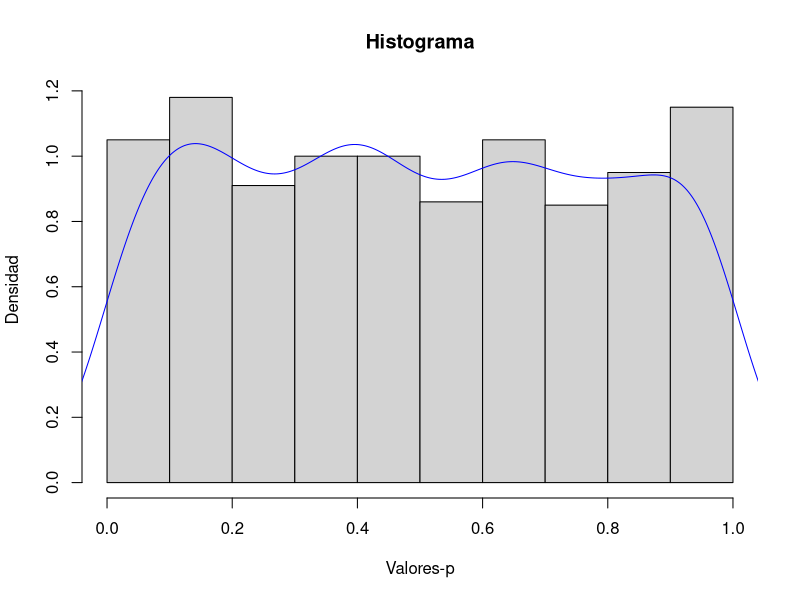

Write R code to recreate this figure.
## ---- chunk 1
# Asignación de parámetros
mu_0 <- 2; sigma <- sqrt(2) 

# Fijamos la semilla
set.seed(31415)
## ---- chunk 2
## Metaparámetros
N <- 1000           # Número de simulaciones
n <- 100            # Tamaño de cada muestra
alpha <- 0.05

## Simulaciones
intervalos <- sapply(1:N, function(k){
    x <- rnorm(n = n, mean = mu_0, sd = sigma)
    x_barra <- mean(x)
    lims <- x_barra + c(-1, 1)*qnorm(1 - alpha/2)*sigma/sqrt(n)
    c(lims, x_barra)
})

## Trasponemos los resultados
intervalos <- t(intervalos)

## Función que verifica si se está entre un intervalo
entre <- function(x, valor)
    ifelse(x[1] <= mu_0 & mu_0 <= x[2], 1, 0)

## Contamos la cantidad de intervalos que contienen a mu_0
cantidad <- apply(intervalos, MARGIN = 1, 
                  FUN = entre, valor = mu_0)
## ---- chunk 3
## Intervalos que contienen a mu_0
sum(cantidad)
## ---- chunk 4
# Asignación de parámetros
mu_0 <- 4; sigma <- 3 

# Fijamos la semilla
set.seed(27182)
## ---- chunk 5
## Metaparámetros
N <- 1000           # Número de simulaciones
n <- 100            # Tamaño de cada muestra
alpha <- 0.05

## Simulaciones
muestras <- sapply(1:N, function(k){
    rnorm(n = n, mean = mu_0, sd = sigma)
})

## Función que calcula intervalos y valores P
cAlculos <- function(y){
    prueba_t <- t.test(y, alternative = "two.sided",
                       conf.level = 1 - alpha,
                       mu = mu_0)
    c(prueba_t$conf.int, prueba_t$p.value)
}

## Aplicamos la función a cada una de las muestras
resultados <- apply(muestras, MARGIN = 2, FUN = cAlculos)

## Cálculo de la cantidad de intervalos que contienen a mu_0
cantidad <- apply(resultados, 2, FUN = entre, valor = mu_0)
## ---- chunk 6
## Intervalos que contienen a mu_0
sum(cantidad)
## ---- chunk 7
## Número total de rechazos
sum(resultados[3, ] < 0.05)
## ---- chunk 8
## Histograma y densidad ajustada
hist(resultados[3, ], main = "Histograma", 
     xlab = "Valores-p", ylab = "Densidad",
     freq = FALSE)
# Curva suavizada
lines(density(resultados[3, ]), col = "blue")


## ---- chunk 9
# Escribe un número natural en forma binaria
binario <- function(n){
    if(n %/% 2 == 0){
        return(c(n))
    }else{
        return(c(n %% 2, binario(n %/% 2)))
    }
}
binario <- Vectorize(FUN = binario, 
                     vectorize.args = "n")
# Completa con 0's
complemento <- function(x, n){
    c(x, rep(0, n - length(x)))
}


## Creamos una función
distrib_wilc <- function(r){
    n <- length(r)
    arreglos <- sapply(binario(0:(2^n - 1)), 
                       complemento, n = n)
    
    ## Cálculo de los posibles valores
    f <- table(r %*% arreglos)
    nombres <- as.numeric(names(f)); names(f) <- NULL
    f <- cumsum(f)
    
    ## Datos resumidos
    distrib <- tibble::tibble(t = sort(nombres, 
                                         decreasing = TRUE),
                              `P[T>=t]` = paste(f, 2^n, sep = "/"), 
                              `p-val` = f/2^n)
    distrib
}
## ---- chunk 10
## Datos
z  <- c(-1.3, 2.4, 1.3, 1.3, 2.4)    # Observaciones
r1 <- rank(abs(z))                   # Rangos con empates
r2 <- order(abs(z))                  # Rangos sin empates
phi <- ifelse(z > 0, yes = 1, 0)     

## Cálculo del estadístico con empates
t_1 <- sum(r1 * phi)
t_2 <- sum(r2 * phi)

## Dsitribución
distrib_wilc(r1)
## ---- chunk 11
## Valor P asociado
subset(distrib_wilc(r1), t == t_1)

## Valor P asociado
subset(distrib_wilc(r2), t == t_2)
## ---- chunk 12
## Ajuste de hiperparámetros
alpha <- 0.0577
n <- 20
p0 <- 0.5
pa <- 1 - 0.3

## Cálculo del cuantil
t_c <- qbinom(prob = p0, size = n, p = alpha,
              lower.tail = FALSE) + 1
t_c
## ---- chunk 13
pbinom(q = t_c - 1, prob = pa, size = n, lower.tail = FALSE)
## ---- chunk 14
## Cuantíl que nos da la región de rechazo
( z_q <- qnorm(alpha, lower.tail = FALSE) )
## ---- chunk 15
1 - pnorm((z_q*sqrt(n*p0*(1 - p0)) + n*(p0 - pa)) / 
           sqrt(n*pa*(1 - pa)))
